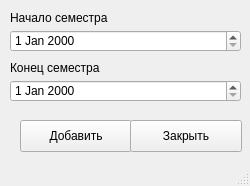
<?xml version="1.0" encoding="UTF-8"?>
<ui version="4.0">
 <class>MainWindow</class>
 <widget class="QMainWindow" name="MainWindow">
  <property name="geometry">
   <rect>
    <x>0</x>
    <y>0</y>
    <width>250</width>
    <height>186</height>
   </rect>
  </property>
  <property name="windowTitle">
   <string>Добавить семестр</string>
  </property>
  <widget class="QWidget" name="centralwidget">
   <widget class="QPushButton" name="pushButton">
    <property name="geometry">
     <rect>
      <x>20</x>
      <y>120</y>
      <width>112</width>
      <height>32</height>
     </rect>
    </property>
    <property name="text">
     <string>Добавить</string>
    </property>
   </widget>
   <widget class="QPushButton" name="pushButton_2">
    <property name="geometry">
     <rect>
      <x>130</x>
      <y>120</y>
      <width>112</width>
      <height>32</height>
     </rect>
    </property>
    <property name="text">
     <string>Закрыть</string>
    </property>
   </widget>
   <widget class="QDateEdit" name="dateEdit">
    <property name="geometry">
     <rect>
      <x>10</x>
      <y>30</y>
      <width>231</width>
      <height>22</height>
     </rect>
    </property>
   </widget>
   <widget class="QDateEdit" name="dateEdit_2">
    <property name="geometry">
     <rect>
      <x>10</x>
      <y>80</y>
      <width>231</width>
      <height>22</height>
     </rect>
    </property>
   </widget>
   <widget class="QLabel" name="label">
    <property name="geometry">
     <rect>
      <x>10</x>
      <y>60</y>
      <width>231</width>
      <height>16</height>
     </rect>
    </property>
    <property name="text">
     <string>Конец семестра</string>
    </property>
   </widget>
   <widget class="QLabel" name="label_2">
    <property name="geometry">
     <rect>
      <x>10</x>
      <y>10</y>
      <width>141</width>
      <height>16</height>
     </rect>
    </property>
    <property name="text">
     <string>Начало семестра</string>
    </property>
   </widget>
  </widget>
  <widget class="QStatusBar" name="statusbar"/>
 </widget>
 <resources/>
 <connections/>
</ui>
